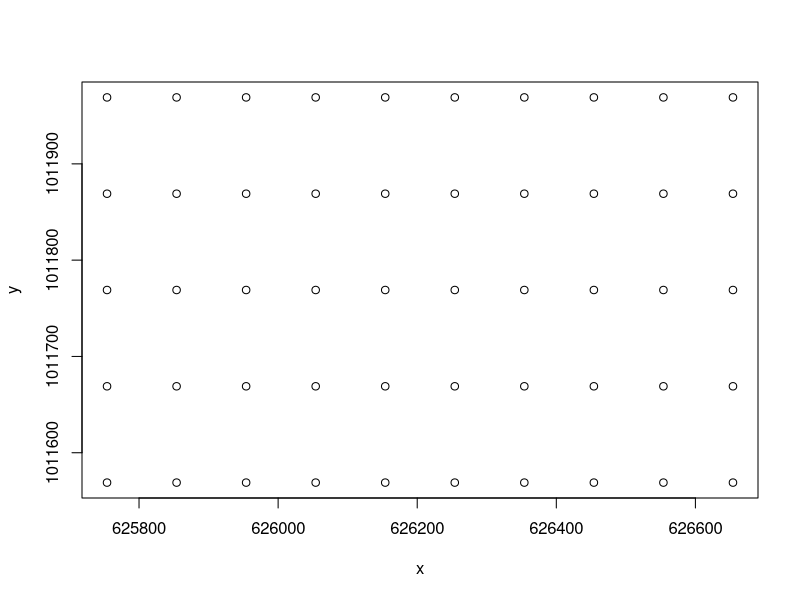
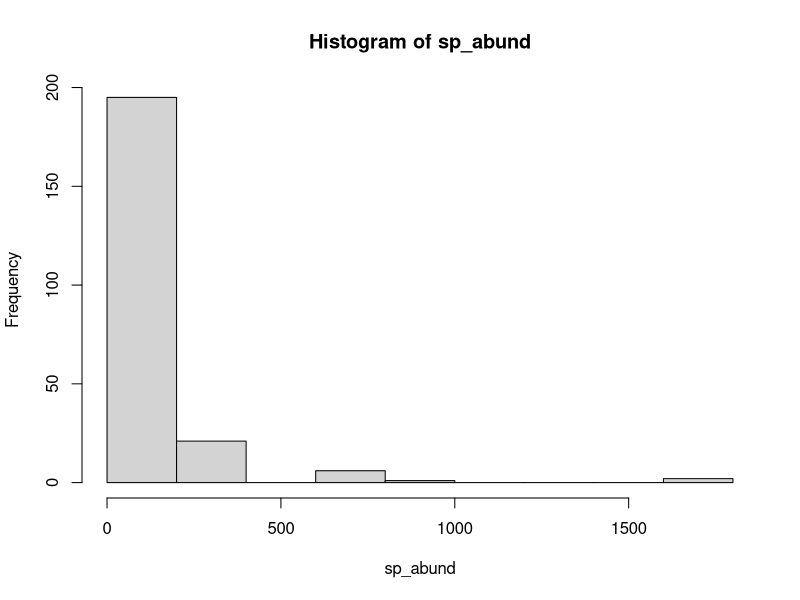
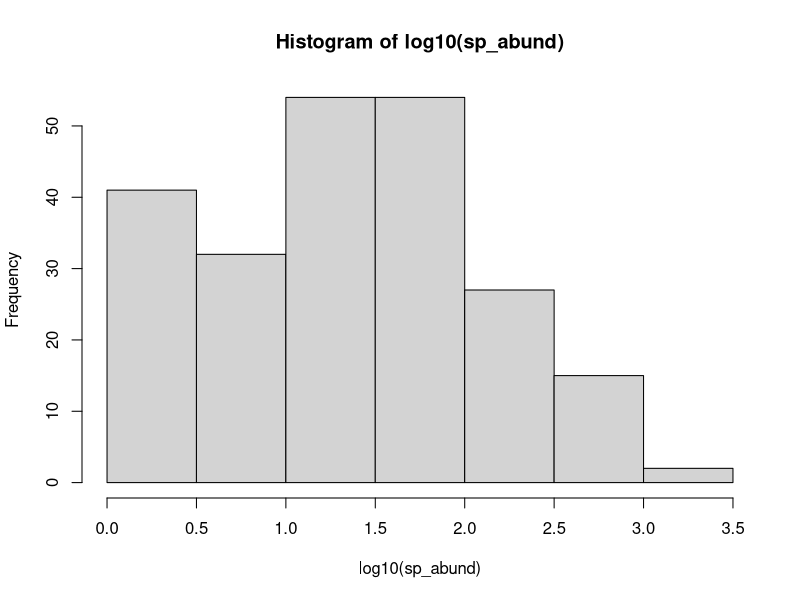
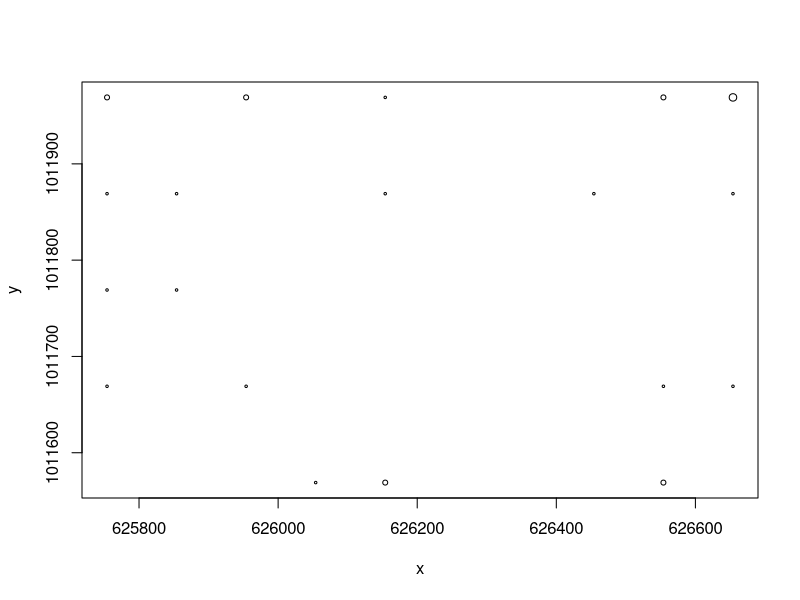
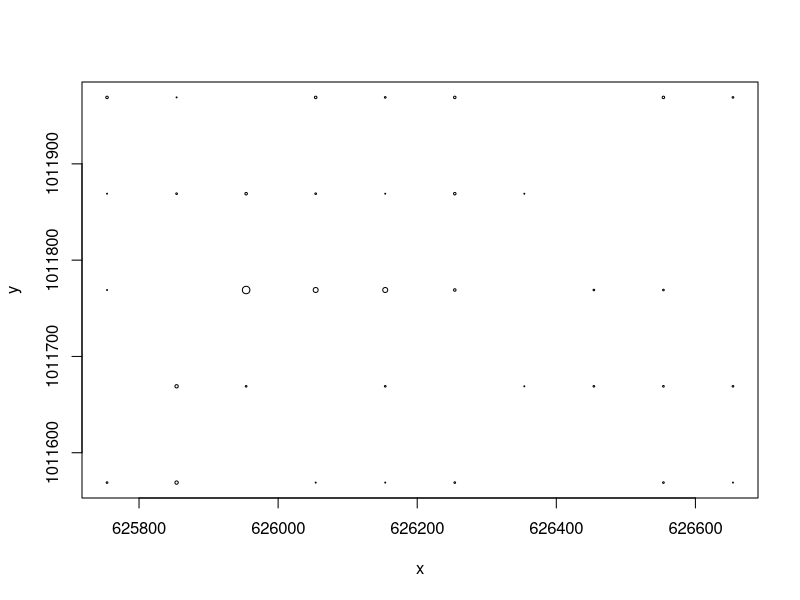
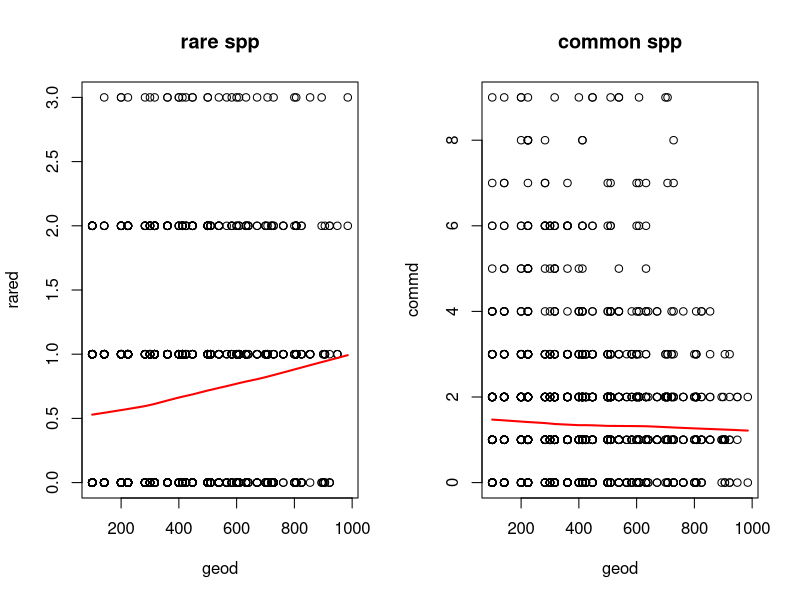
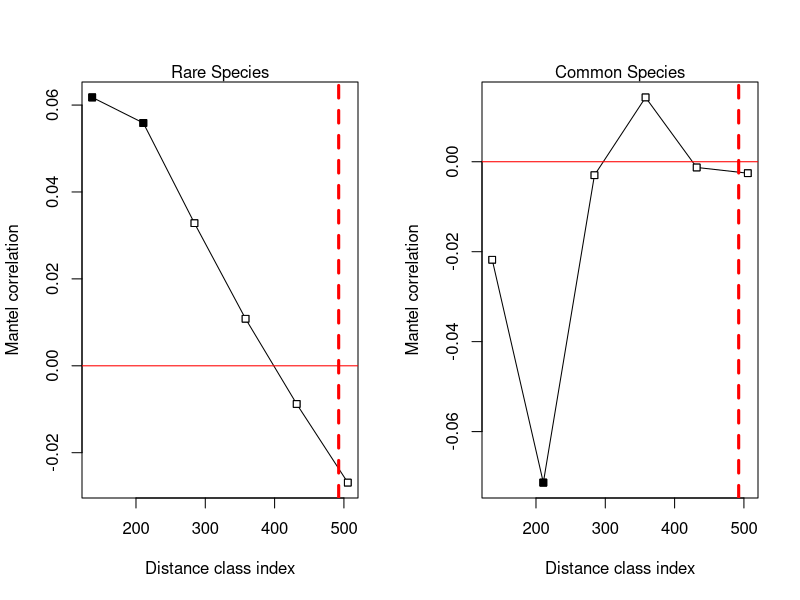

These charts were generated, in order, by the following R code: (Note: this script raises an error after producing the figures.)
## ---- chunk 1
library(vegan)


data(BCI)
## UTM Coordinates (in metres)
BCI_xy = data.frame(x = rep(seq(625754, 626654, by=100), each=5), 
                    y = rep(seq(1011569,  1011969, by=100), len=50))
## ---- chunk 2
plot(BCI_xy)

sp_abund <- colSums(BCI)
hist(sp_abund)
hist(log10(sp_abund)) # log transformation for normal distribution
quantile(sp_abund)
quantile(log10(sp_abund))
which(sp_abund >25 & sp_abund < 27)
which(sp_abund > 10^1.93 & sp_abund < 10^1.95)

rare <- BCI[ , 190]
common <- BCI[ , 32]

plot(BCI_xy, cex = rare/max(rare))
plot(BCI_xy, cex = common/max(common))

geod <- dist(BCI_xy)
rared <- dist(rare)
commd <- dist(common)

maxdist <- max(geod)/2

par(mfrow=c(1,2))
plot(geod, rared, main = 'rare spp')
lines(lowess(geod, rared), lw=2, col='red')
plot(geod, commd, main = 'common spp')
lines(lowess(geod, commd), lw=2, col='red')


# run mantel test and corellogram 

rare_mantel <- mantel(rared, geod)
rare_mantel

common_mantel <- mantel(commd, geod)
common_mantel

rare_corlgrm <- mantel.correlog(rared, geod)

common_corlgrm <- mantel.correlog(commd, geod)


par(mfrow=c(1,2))
plot(rare_corlgrm)
mtext(side=3, 'Rare Species')
abline(v = maxdist, col='red', lwd=3, lty=2)
plot(common_corlgrm)
mtext(side=3, 'Common Species')
abline(v = maxdist, col='red', lwd=3, lty=2)


## ---- chunk 3
sp_ids = c("Cordia.lasiocalyx", "Hirtella.triandra",
           "Picramnia.latifolia", "Quassia.amara",
           "Tabernaemontana.arborea", "Trattinnickia.aspera", 
           "Xylopia.macrantha")

## ---- chunk 4
library(nlme)

pred_sp <- BCI[ , sp_ids]

resp_sp <- BCI[ , 'Drypetes.standleyi']

sp_dat <- data.frame(pred_sp, resp_sp, BCI_xy)

pred_sp_log <- log10(pred_sp+1)

resp_sp_log <- log10(resp_sp+1)

sp_dat_log <- data.frame(pred_sp_log, resp_sp_log, BCI_xy)

sp_mod1 <- gls(resp_sp ~ Xylopia.macrantha, data=sp_dat)
summary(sp_mod1)

sp_mod2 <- gls(resp_sp ~ . -(x+y), data=sp_dat)
summary(sp_mod2)

sp_mod2_log <- gls(resp_sp_log ~ . -(x+y), data=sp_dat_log)
summary(sp_mod2)

## ---- chunk 5
plot(Variogram(sp_mod1, form = ~x+y))

plot(Variogram(sp_mod2, form = ~x+y))

plot(Variogram(sp_mod2_log, form = ~x+y))

## ---- chunk 6
sp_mod1_spher <- update(sp_mod1,
corr=corSpher(c(475,0.3), form = ~x+y, nugget=T))
summary(sp_mod1_spher)

sp_mod1_exp <- update(sp_mod1,
corr=corExp(form = ~ x+y))
summary(sp_mod1_exp)

sp_mod1_exp_nug <- update(sp_mod1, corr=corExp(form = ~ x+y, nugget=0.3))
summary(sp_mod1_exp_nug)

plot(Variogram(sp_mod1_spher, resType = "n"))

plot(Variogram(sp_mod1_exp, resType = "n"))

anova(sp_mod1, sp_mod1_spher, sp_mod1_exp, sp_mod1_exp_nug)

## ---- chunk 7
sp_mod2 <- gls(resp_sp ~ Cordia.lasiocalyx+Hirtella.triandra+Picramnia.latifolia+Quassia.amara+Tabernaemontana.arborea+Trattinnickia.aspera+Xylopia.macrantha, data = sp_dat)
summary(sp_mod2)

sp_mod2_spher <- update(sp_mod2, corr=corSpher(c(410, 0.7), form =~x+y, nugget=T))
summary(sp_mod2_spher)

sp_mod2_exp <- update(sp_mod2, corr=corExp(form =~x+y, nugget=T))
summary(sp_mod2_exp)

plot(Variogram(sp_mod2_spher, form = ~x+y))

plot(Variogram(sp_mod2_exp, form = ~x+y, maxDist=maxdist))

plot(sp_mod2,resid( ., type="n")~fitted(.),abline=0)

qqnorm(sp_mod2,~resid(.,type="n"))
## ---- chunk 8
sp_mod2_log <- gls(resp_sp_log ~ Cordia.lasiocalyx+Hirtella.triandra+Picramnia.latifolia+Quassia.amara+Tabernaemontana.arborea+Trattinnickia.aspera+Xylopia.macrantha, data = sp_dat_log)
summary(sp_mod2_log)

sp_mod2_spher_log <- update(sp_mod2_log, corr=corSpher(c(410, 0.7), form =~x+y, nugget=T))
summary(sp_mod2_spher_log)

sp_mod2_exp_log <- update(sp_mod2_log, corr=corExp(form =~x+y))
summary(sp_mod2_exp_log)

sp_mod2_rat_log <- update(sp_mod2_log, corr=corRatio(form = ~x+y))
summary(sp_mod2_rat_log)

sp_mod2_rat_log_nug <- update(sp_mod2_log, corr=corRatio(form = ~x+y, nugget=T))
summary(sp_mod2_rat_log_nug)

plot(Variogram(sp_mod2_spher_log, form = ~x+y))

plot(Variogram(sp_mod2_exp_log, form = ~x+y, maxDist=maxdist))

plot(Variogram(sp_mod2_rat_log, maxDist = maxdist))

plot(Variogram(sp_mod2_rat_log_nug, maxDist = maxdist))

plot(Variogram(sp_mod2_rat_log_nug, resType="n", maxDist = maxdist))

plot(sp_mod2_log,resid( ., type="n")~fitted(.),abline=0)

qqnorm(sp_mod2_log,~resid(.,type="n"))

anova(sp_mod2_log, sp_mod2_exp_log, sp_mod2_spher_log, sp_mod2_rat_log, sp_mod2_rat_log_nug)
